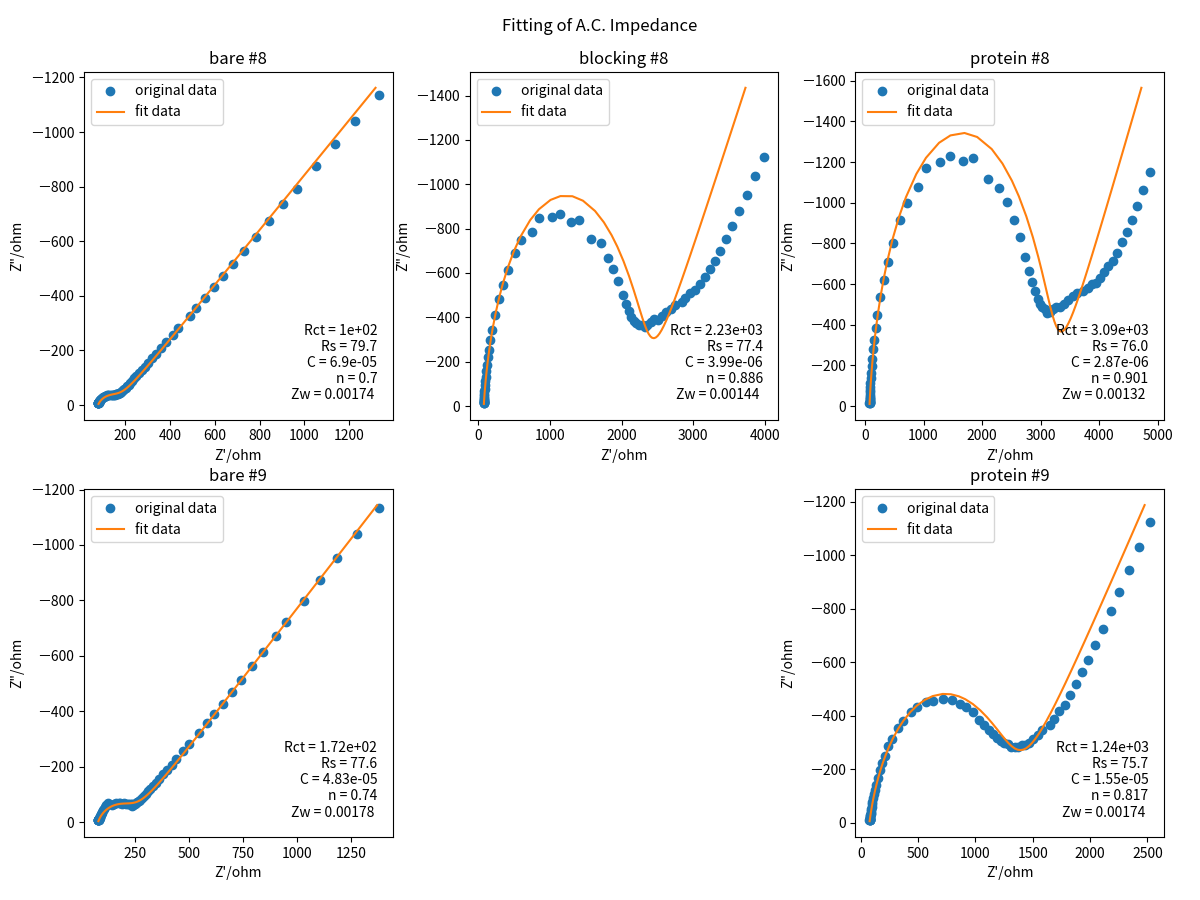

Python code for this plot:
import os
import re
import numpy as np
import matplotlib.pyplot as plt

mname = "EIS"

def save_load():
    # save to file
    fname = "save" + mname + ".npz"
    fload = np.load(fname)
    meta = fload['meta'] 
    data = fload['data']
    return meta, data

meta, data = save_load()

# simulate
def rctWCal(x, rct, zw):
    return (rct + 1 / zw * (x * 1j) ** -0.5)

def reqCal(x, rct, rs, c, n, zw):
    return rs + (c * (x * 1j) ** n + 
        rctWCal(x, rct, zw) ** -1) ** -1

# result data of simulating
name = ["bare #8", "bare #9", "blocking #8", "protein #8", "protein #9"]

# Rct Rs C n Zw
output_data = np.array("""
100 79.71351001 6.89801E-05 0.70 0.001741482
172.0571172 77.61104159 4.83004E-05 0.74 0.001783709
2230.476042 77.35437973 3.98676E-06 0.886145405 0.001437737
3093.776541 75.96432602 2.86568E-06 0.901051669 0.001319128
1237.883411 75.74738519 1.55129E-05 0.816963877 0.001741482""".split(),
                       dtype=np.float).reshape(5, 5)

# plot it
plt.figure(figsize=(12, 9))
plt.subplots_adjust(left=0.07, right=0.97,top=0.92, bottom=0.07, wspace=0.25)
plt.suptitle("Fitting of " + meta[0]['method'])

# number = 6
for i in range(6):
    if 'two' in meta[i]['name']:
        continue
    rearange = [1, 4, 6, 555, 2, 3]
    plt.subplot(2, 3, rearange[i])

    res = output_data[name.index(meta[i]['name'])]
    plt.plot(data[i, :, 1], data[i, :, 2], 'o', label="original data")
    y = reqCal(data[i, :, 0], *res)
    plt.plot(np.real(y), np.imag(y), label="fit data")
    plt.gca().invert_yaxis()

    plt.title(meta[i]['name'])
    plt.legend()
    plt.xlabel(meta[i]['cols'][1])
    plt.ylabel(meta[i]['cols'][2])
    text = 'Rct = {:.3}\nRs = {:.3}\nC = {:.3}\nn = {:.3}\nZw = {:.3} '''.format(*res)
    plt.text(.95, .05, text,
             horizontalalignment='right',
             verticalalignment='bottom',
             transform=plt.gca().transAxes)

plt.savefig("eis_analysis.png")
plt.show()

